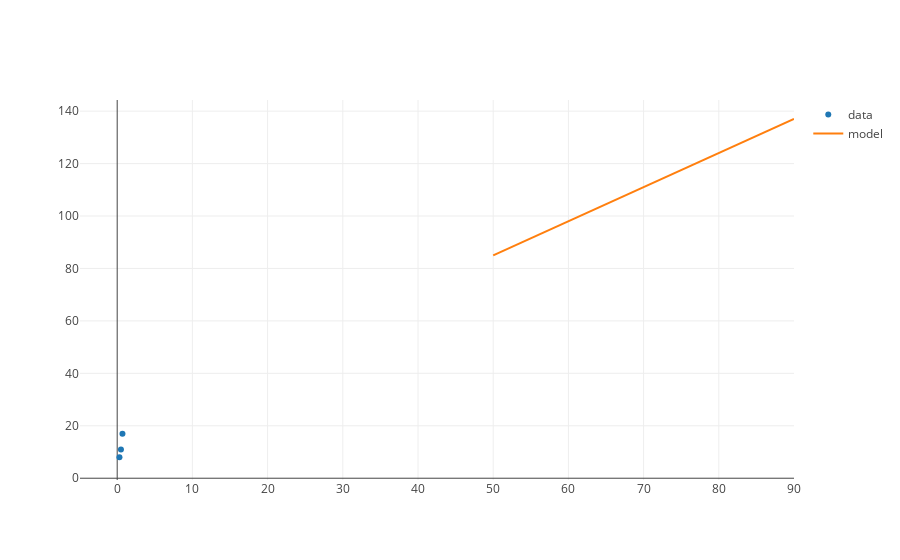

The notebook cell saved with this chart:
### Markdown cell above
Uncomment the code below to display a trace of our model and our outputs.

### Code cell
from graph import trace_values, plot
data_trace = trace_values([.30, .50, .70], [8, 11, 17], name = 'data')
layout = {'yaxis': {'range': [0, 18], 'title': 'expected customers'}, 'xaxis': {'title': 'temperatures'}}
plot([data_trace, model_trace])

### Figure 1 — Plotly figure (JSON) as saved in the notebook; plotly's stock layout.template omitted (floating-point values rounded to 4 significant figures)
{"data": [{"mode": "markers", "name": "data", "text": [], "type": "scatter", "uid": "2d269e2e-56be-4286-8204-a4542a8c5168", "x": [0.3, 0.5, 0.7], "y": [8, 11, 17]}, {"mode": "lines", "name": "model", "text": [], "type": "scatter", "uid": "87660cff-60ae-47fc-97c7-47e4da92b045", "x": [50, 55, 60, 65, 70, 75, 80, 85, 90], "y": [85, 91.5, 98, 104.5, 111, 117.5, 124, 130.5, 137]}], "layout": {}}
